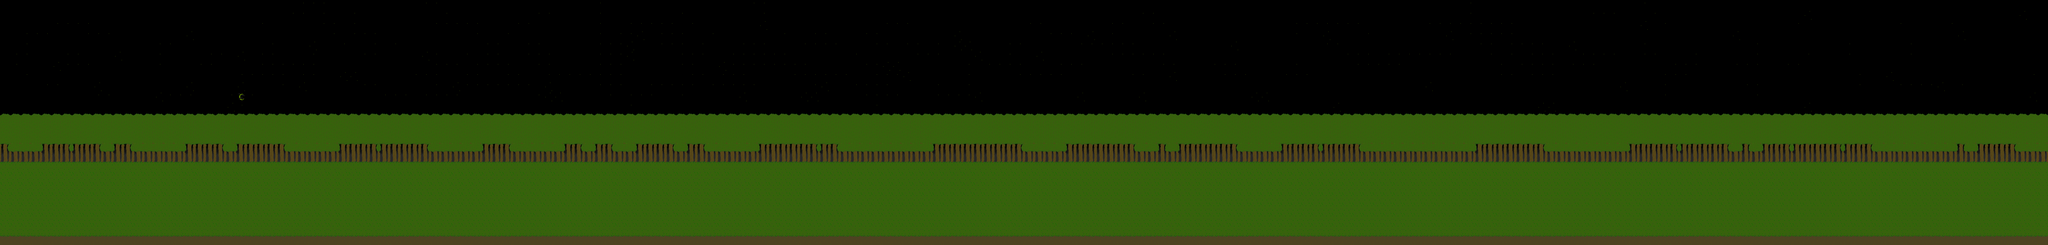

A 2D game scene composited from a Tiled map and its tileset images. What follows is a short description and the map's XML, with each tile layer's data collapsed to a summary:
An orthogonal 200x24 tile map with 32x32 px tiles, 1 tile layer (Tile Layer 1).

<map version="1.0" orientation="orthogonal" width="200" height="24" tilewidth="32" tileheight="32">
 <tileset firstgid="1" name="tileset" tilewidth="32" tileheight="32">
  <image source="Tilesets/woods_tile_sheet copy.png" trans="ffffff" width="160" height="96" />
 </tileset>
 <layer name="Tile Layer 1" width="200" height="24">
  <data>[4800 cells, 4800 non-empty, 14 distinct tile ids]</data>
 </layer>
</map>
